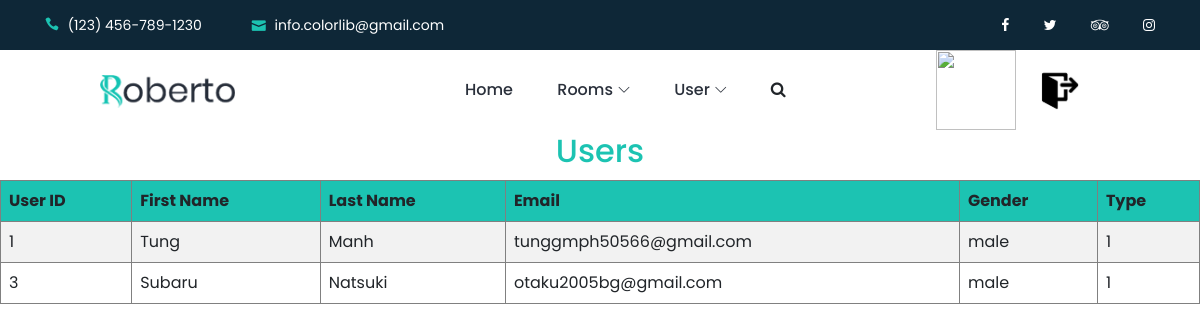
The page /show_user.php on the database its author committed.
### tables this page shows
CREATE TABLE `signup` (
  `id` int(11) NOT NULL,
  `firstname` varchar(50) NOT NULL,
  `lastname` varchar(50) NOT NULL,
  `email` varchar(100) NOT NULL,
  `password` varchar(255) NOT NULL,
  `dob` date NOT NULL,
  `type` int(11) NOT NULL,
  `gender` varchar(10) NOT NULL,
  `security_q1` varchar(100) NOT NULL,
  `security_a1` varchar(100) NOT NULL,
  `user_dac` varchar(50) DEFAULT NULL,
  `user_laa` varchar(50) DEFAULT NULL
);

### show_user.php (the view, shortened to what this page needs)
<!DOCTYPE html>
<html lang="en">
<head>
    <link rel="stylesheet" href="style.css">
</head>
<body>
	<?php
		include "header_admin.php"
	?>
	<h2 style="text-align:center; color: #1cc3b2;">Users</h2>
    <?php
    	$conn=mysqli_connect("localhost","root","","hotel");
		$sql="SELECT * FROM signup WHERE type='1'";
		$result=mysqli_query($conn,$sql);
		if (mysqli_num_rows($result)>0) {
			echo "<table>
			<tr>
			<th>User ID</th>
			<th>First Name</th>
			<th>Last Name</th>
			<th>Email</th>
			<th>Gender</th>
			<th>Type</th>
			</tr>
			";
			while ($row=mysqli_fetch_assoc($result)) {
				echo "<tr>
						<td>".$row['id']."</td>
						<td>".$row['firstname']."</td>
						<td>".$row['lastname']."</td>
						<td>".$row['email']."</td>
						<td>".$row['gender']."</td>
						<td>".$row['type']."</td>
					  </tr>";
			}
		}
		else{
			echo "<script>alert('No users in database!!')</script>";
		}
    ?>
</body>
</html>

### header_admin.php (shortened to what this page needs)
<!DOCTYPE html>
<html>
<body>
	<?php
        if(!isset($_SESSION['uid']))
            {
                $picname="pro.jpg";
            }
        else{
                $picname=$_SESSION['uid'].".jpg";
            }
    ?>
    <header class="header-area">
        <div class="search-form d-flex align-items-center">
            <div class="container">
                <form action="index.php" method="get">
                    <button type="submit"><i class="icon_search"></i></button>
                </form>
            </div>
        </div>
        <div class="top-header-area">
            <div class="container">
                <div class="row">
                    <div class="col-6">
                        <div class="top-header-content">
                            <a href="#"><i class="icon_phone"></i> <span>(123) 456-789-1230</span></a>
                            <a href="#"><i class="icon_mail"></i> <span>info.colorlib@gmail.com</span></a>
                        </div>
                    </div>
                    <div class="col-6">
                        <div class="top-header-content">
                            <div class="top-social-area ml-auto">
                                <a href="#"><i class="fa fa-facebook" aria-hidden="true"></i></a>
                                <a href="#"><i class="fa fa-twitter" aria-hidden="true"></i></a>
                                <a href="#"><i class="fa fa-tripadvisor" aria-hidden="true"></i></a>
                                <a href="#"><i class="fa fa-instagram" aria-hidden="true"></i></a>
                            </div>
                        </div>
                    </div>
                </div>
            </div>
        </div>
        <div class="main-header-area">
            <div class="classy-nav-container breakpoint-off">
                <div class="container" style=" max-width: 1000px; padding: 0;">
                    <nav class="classy-navbar justify-content-between" id="robertoNav">
                        <a class="nav-brand" href="index_admin.php"><img src="./img/core-img/logo.png" alt=""></a>
                        <div class="classy-menu" style="width: 900px;">
                            <div class="classynav" style="padding: 0; float: right;">
                                <ul id="nav">
                                    <li class="active"><a href="./index_admin.php">Home</a></li>
                                    <li><a href="#">Rooms</a>
                                    </li>
                                    <li><a href="#">User</a>
                                    </li>
                                </ul>
                                <div class="search-btn ml-4">
                                    <i class="fa fa-search" aria-hidden="true"></i>
                                </div>
                                 <div style=" margin-left: 150px; padding: 0px;"><img src="./upload/<?php echo $picname?>" style="width: 80px; height: 80px;">
                                 <a href="logout.php"><img src="logout1.jpg" style="height:80px; width: 80px; padding: 10px;"></a></div>
                            </div>
                        </div>
                    </nav>
                </div>
            </div>
        </div>
    </header>
</body>
</html>

### style.css (style rules this page uses)
* { margin: 0; padding: 0; }
body { font-family: "Poppins", sans-serif; font-weight: 400; font-size: 16px; position: relative; z-index: auto; }
h1, h2, h3, h4, h5, h6 { font-family: "Poppins", sans-serif; color: #2a303b; line-height: 1.3; font-weight: 500; }
a, a:active, a:focus, a:hover { color: #2a303b; text-decoration: none; -webkit-transition-duration: 500ms; -o-transition-duration: 500ms; transition-duration: 500ms; outline: none; font-weight: 500; }
li { list-style: none; }
img { max-width: 100%; height: auto; }
ul { margin: 0; padding: 0; }
ul li { margin: 0; padding: 0; }
.header-area { position: relative; z-index: 100; width: 100%; -webkit-transition-duration: 500ms; -o-transition-duration: 500ms; transition-duration: 500ms; background-color: #1cc3b2; }
.header-area .search-form { -webkit-transition-duration: 350ms; -o-transition-duration: 350ms; transition-duration: 350ms; transition-timing-function: ease-in; position: relative; z-index: 1; width: 100%; height: 0; background-color: #1cc3b2; }
.header-area .search-form form { position: relative; z-index: 1; }
.header-area .search-form form button { position: absolute; width: 60px; height: 60px; top: 0; right: 0; z-index: 10; border: none; background-color: transparent; cursor: pointer; font-size: 18px; color: #ffffff; text-align: right; }
.top-header-area { position: relative; z-index: 1; width: 100%; height: 50px; background-color: #0e2737; }
.top-header-area .top-header-content { display: -webkit-box; display: -ms-flexbox; display: flex; -webkit-box-align: center; -ms-flex-align: center; align-items: center; }
.top-header-area .top-header-content > a { color: #ffffff; font-size: 14px; font-weight: 400; line-height: 50px; display: inline-block; margin-right: 50px; }
.top-header-area .top-header-content > a:last-child { margin-right: 0; }
.top-header-area .top-header-content > a i { padding-right: 5px; color: #1cc3b2; }
.top-header-area .top-header-content .top-social-area a { display: inline-block; margin-right: 30px; color: #ffffff; line-height: 50px; font-size: 14px; }
.top-header-area .top-header-content .top-social-area a:last-child { margin-right: 0; }
.classy-nav-container { background-color: transparent; padding: 0; }
.classy-nav-container .classy-navbar { -webkit-transition-duration: 500ms; -o-transition-duration: 500ms; transition-duration: 500ms; height: 80px; padding: 0; }
.classy-nav-container .classy-navbar .classynav ul li a { font-size: 16px; text-transform: capitalize; color: #2a303b; font-weight: 500; padding: 0 20px; }
.classynav ul li.active a { position: relative; z-index: 1; }
.classynav ul li.active a::before { width: 80%; height: 2px; background-color: #ffffff; position: absolute; bottom: 0; left: 10%; z-index: 1; content: ''; }
.classynav ul li.has-down > a::after, .classynav ul li.has-down.active > a::after, .classynav ul li.megamenu-item > a::after { color: #2a303b; }
.main-header-area { position: relative; z-index: 1; background-color: #ffffff; }
.main-header-area .search-btn { cursor: pointer; -webkit-transition-duration: 500ms; -o-transition-duration: 500ms; transition-duration: 500ms; }

### show_user.php (style rules this page uses)
table { width: 100%; border-collapse: collapse; }
table th { background-color: #1cc3b2; padding-top: 10px; padding-bottom: 10px; text-align: left; }
table tr:nth-child(even) { background-color: #f2f2f2; }
table td,table th { border: 1px solid grey; padding: 8px; }

### rows shown on the page
signup: id "1", firstname "Tung", lastname "Manh", email "tunggmph50566@gmail.com", gender "male", type "1"
signup: id "3", firstname "Subaru", lastname "Natsuki", email "otaku2005bg@gmail.com", gender "male", type "1"
